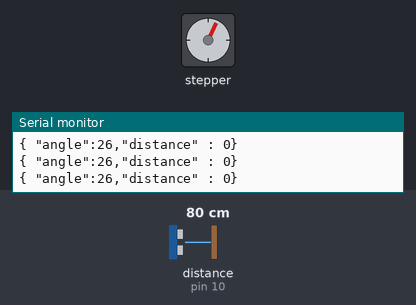
Recording of a sketch running on a simulated Arduino Uno, built with avr-gcc and run on an emulated ATmega328P. On the bench: stepper motor, the last lines printed to the serial monitor. Wiring (inferred from the names in the program): ultrasonic range finder: trigger pin 9; echo pin 10. Inputs (shaded band) come from the test bench; at power-on: distance to the obstacle (sensor on pin 10) 80 cm. The echo pulse lasts 58.3 µs per cm; stepper angles assume 2038 steps per turn.

Above: at 1.2 s.
1.3 s: distance to the obstacle (sensor on pin 10) set to 2 cm
At 2.53 s:
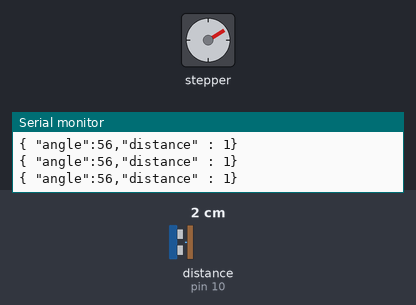
4.3 s: distance to the obstacle (sensor on pin 10) set to 18 cm
At 5.2 s:
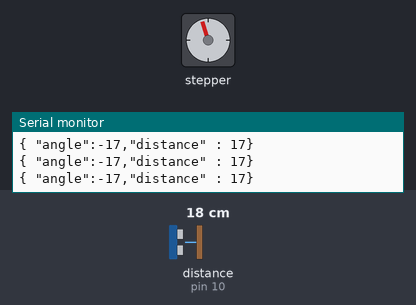
7.3 s: distance to the obstacle (sensor on pin 10) set to 35 cm
At 8.0 s:
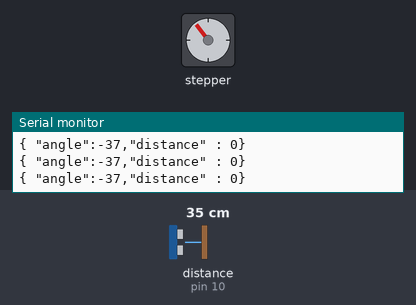
Timing chart, 0 to 16.3 s (numbered marks = the images above; inputs shaded):
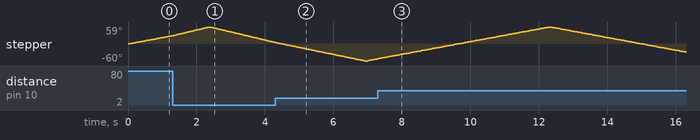

The sketch:

sonar.ino
```cpp
/*
 * Sonar
 *
 * by chgarde for Lou Fabiloub
 */
#include <Stepper.h>

const int maxDistCentimeters = 40; // maximum distance measured.
const int scannedAngleDegrees = 120;
const int stepperSpeed = 6;
const int trigPin = 9;
const int echoPin = 10;
const int stepsPerRevolution = 2038; // change this to fit the number of steps per revolution
const int stepsPerIteration = 1;
const int maxSteps = map(scannedAngleDegrees, 0, 360, 0, stepsPerRevolution); // go reverse when hit
const long speedOfSoundMetersPerSecond = 343;
const long pulseTimeoutMicrosec = 2 * (1E6 * maxDistCentimeters / (100 * speedOfSoundMetersPerSecond)); // pulse timeout in microseconds : if the sound does not come back before, then return 0.

int direction = 1;
int stepCount = 0;

// initialize the stepper library on pins 8 through 11:
Stepper myStepper(stepsPerRevolution, 2, 4, 3, 5);

void setup()
{
  // sensor
  pinMode(trigPin, OUTPUT);
  pinMode(echoPin, INPUT);

  // set the speed at 60 rpm:
  myStepper.setSpeed(stepperSpeed);

  // initialize the serial port:
  Serial.begin(115200);
}

void sendData(int angle, int distance)
{
  Serial.print("{ ");
  Serial.print("\"angle\":");
  Serial.print(angle);
  Serial.print(",");
  Serial.print("\"distance\" : ");
  Serial.print(distance);
  Serial.println("}");
}

void takeMeasure(int stepCount)
{
  digitalWrite(trigPin, LOW);
  delayMicroseconds(2);
  digitalWrite(trigPin, HIGH);
  delayMicroseconds(10);
  digitalWrite(trigPin, LOW);

  int duration = pulseIn(echoPin, HIGH, pulseTimeoutMicrosec);
  int distance = (duration * speedOfSoundMetersPerSecond / 10000) / 2;
  int angle = map(stepCount, -maxSteps/2, maxSteps/2, -scannedAngleDegrees / 2, scannedAngleDegrees/2);

  sendData(angle, distance);
}

void loop()
{
  myStepper.step(direction * stepsPerIteration);

  stepCount=stepCount+direction;

  takeMeasure(stepCount);

  if (abs(stepCount) >= maxSteps/2)
  {
    direction = -1 * direction; // go reverse.
    //stepCount = 0;
  }
}
```
